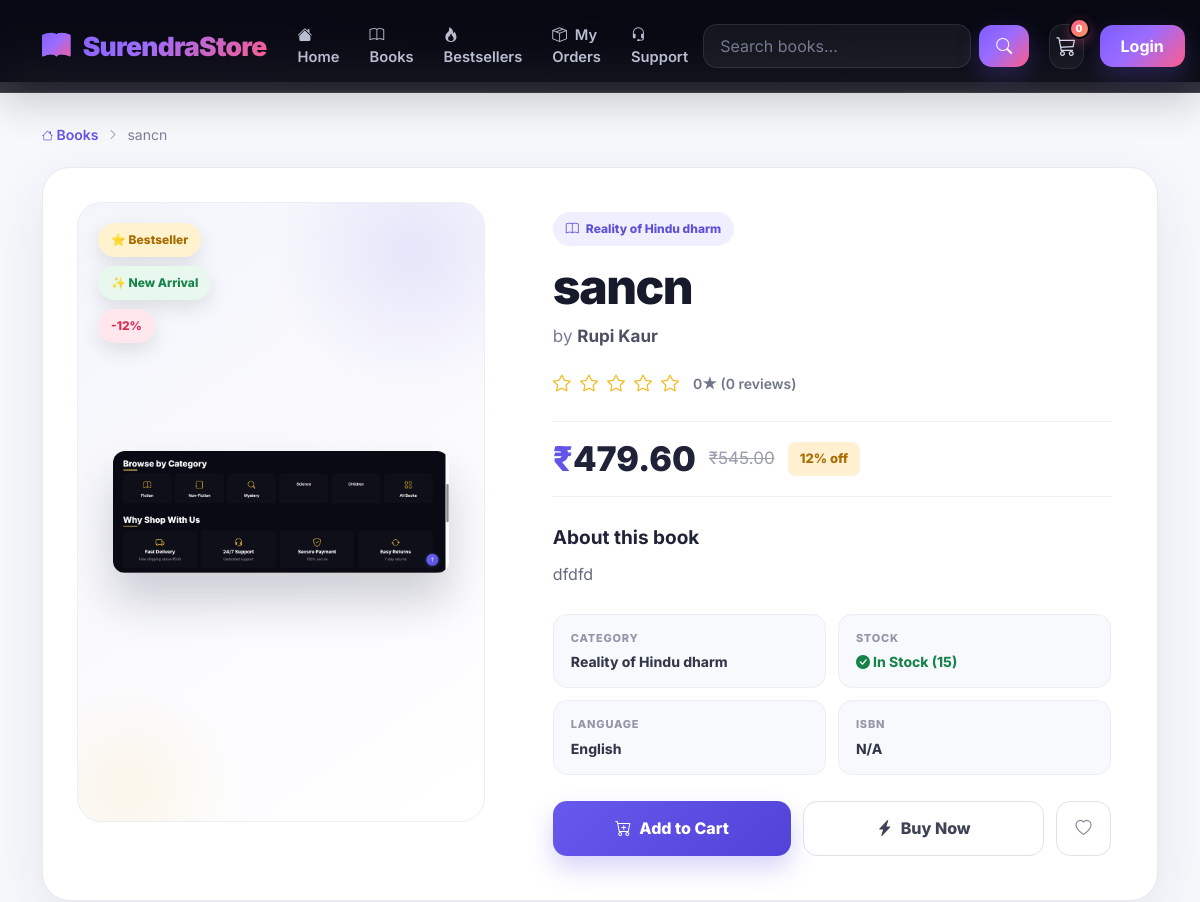
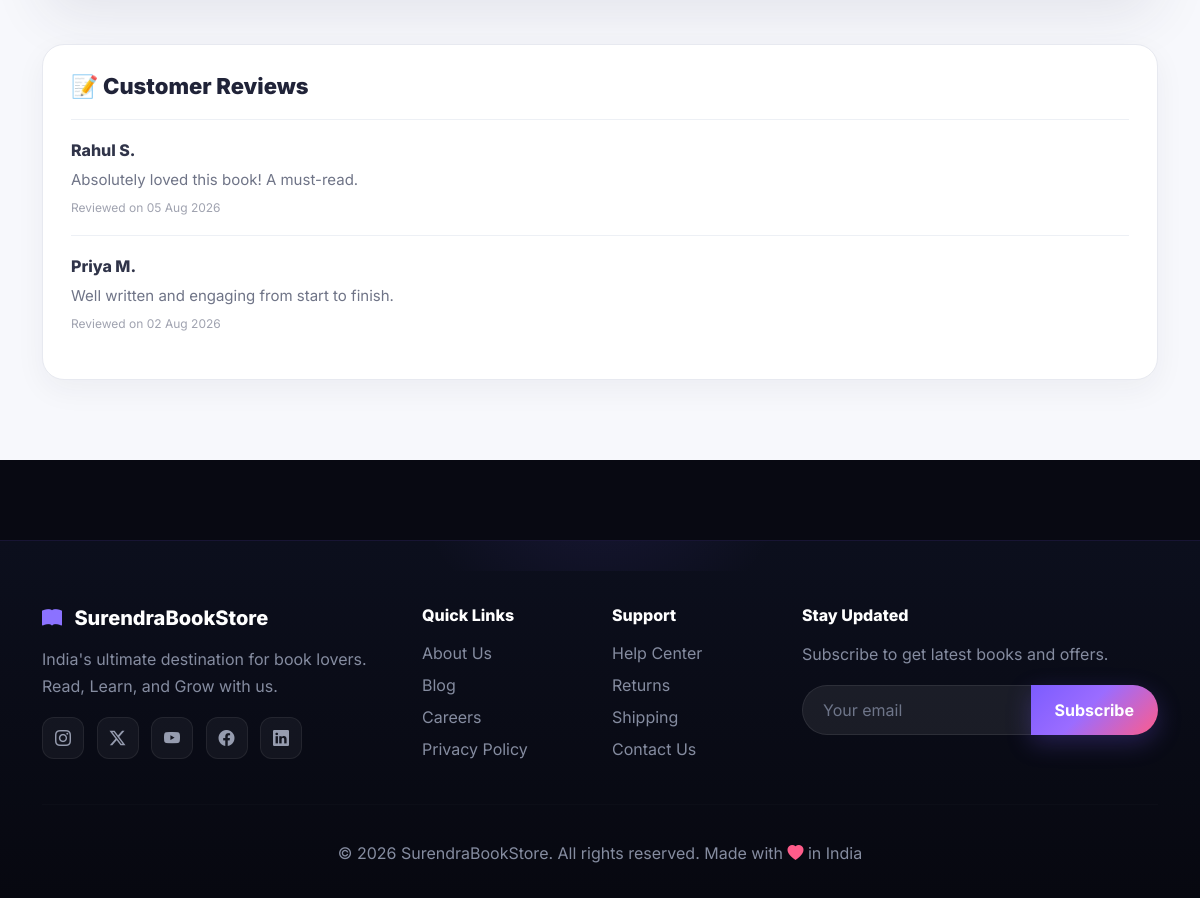
/books/sancn/, run on the app's committed database (2 pictures, top to bottom).
### books/models.py (models this page shows, shortened)
class Book(models.Model):
    title = models.CharField(max_length=200)
    slug = models.SlugField(max_length=200, unique=True, blank=True)
    author = models.CharField(max_length=150)
    category = models.ForeignKey(Category, on_delete=models.CASCADE, related_name='books')
    description = models.TextField()
    price = models.DecimalField(max_digits=10, decimal_places=2)
    discount_percent = models.PositiveIntegerField(default=0, help_text="0 to 100")
    stock = models.PositiveIntegerField()
    image = models.ImageField(upload_to='books/', blank=True, null=True)
    is_bestseller = models.BooleanField(default=False)
    is_new_arrival = models.BooleanField(default=False)
    rating = models.DecimalField(max_digits=3, decimal_places=2, default=0.00)
    created_at = models.DateTimeField(auto_now_add=True)
    @property
    def final_price(self):
        if self.discount_percent > 0:
            return self.price - (self.price * self.discount_percent / 100)
        return self.price

class Category(models.Model):
    name = models.CharField(max_length=100, unique=True)
    slug = models.SlugField(max_length=100, unique=True)
    class Meta:
        verbose_name_plural = "Categories"

### books/views.py (the view)
# urls.py: path('<slug:slug>/', views.book_detail, name='detail'),
def book_detail(request, slug):
    book = get_object_or_404(Book, slug=slug)
    return render(request, 'books/book_detail.html', {'book': book})

### cart/context_processors.py (called while the page is built)
def cart_total(request):
    cart_count = 0
    cart_total_price = 0
    cart = None
    if request.user.is_authenticated:
        cart = Cart.objects.filter(user=request.user).first()
    else:
        session_key = request.session.session_key
        if session_key:
            cart = Cart.objects.filter(session_key=session_key).first()
    if cart:
        cart_count = cart.get_total_items()
        cart_total_price = cart.get_total_price()
    return {
        'cart_count': cart_count,
        'cart_total_price': cart_total_price,
    }

### templates/books/book_detail.html (shortened to what this page needs)
{% extends 'base.html' %}
{% load static %}
{% block content %}
<div class="book-detail-page">
    <div class="container">
        <div class="detail-breadcrumb">
            <a href="{% url 'books:list' %}">
                <i class="bi bi-house"></i> Books
            </a>
            <i class="bi bi-chevron-right"></i>
            <span>{{ book.title|truncatechars:45 }}</span>
        </div>
        <div class="detail-card">
            <div class="row g-4 g-xl-5 align-items-start">
                <div class="col-lg-5">
                    <div class="detail-image-column">
                        <div class="book-image-wrapper">
                            <img
                                src="{% if book.image %}{{ book.image.url }}{% else %}https://via.placeholder.com/600x800/ffffff/6255e7?text=📚{% endif %}"
                                alt="{{ book.title }}"
                            >
                            <div class="book-badges">
                                {% if book.is_bestseller %}
                                <span class="book-badge badge-bestseller">
                                    ⭐ Bestseller
                                </span>
                                {% endif %}
                                {% if book.is_new_arrival %}
                                <span class="book-badge badge-new">
                                    ✨ New Arrival
                                </span>
                                {% endif %}
                                {% if book.discount_percent > 0 %}
                                <span class="book-badge badge-discount">
                                    -{{ book.discount_percent }}%
                                </span>
                                {% endif %}
                            </div>
                        </div>
                    </div>
                </div>
                <div class="col-lg-7">
                    <div class="detail-info">
                        <div class="detail-category">
                            <i class="bi bi-book"></i>
                            {{ book.category.name|default:"General" }}
                        </div>
                        <h1 class="book-title">
                            {{ book.title }}
                        </h1>
                        <p class="book-author">
                            by <strong>{{ book.author }}</strong>
                        </p>
                        <div class="rating-section">
                            <span class="rating-stars">
                                {% for i in "12345" %}
                                    {% if forloop.counter <= book.rating|add:"0" %}
                                        <i class="bi bi-star-fill"></i>
                                    {% else %}
                                        <i class="bi bi-star"></i>
                                    {% endif %}
                                {% endfor %}
                            </span>
                            <span class="rating-text">
                                {{ book.rating|default:0 }}★
                                ({{ book.review_count|default:0 }} reviews)
                            </span>
                        </div>
                        <div class="price-section">
                            <span class="current-price">
                                <span class="currency">₹</span>{{ book.final_price }}
                            </span>
                            {% if book.discount_percent > 0 %}
                                <span class="original-price">
                                    ₹{{ book.price }}
                                </span>
                                <span class="discount-tag">
                                    {{ book.discount_percent }}% off
                                </span>
                            {% endif %}
                        </div>
                        <div class="description">
                            <strong>
                                About this book
                            </strong>
                            {{ book.description|linebreaks|default:"A captivating read that will transport you to another world." }}
                        </div>
                        <div class="specs-grid">
                            <div class="spec-item">
                                <span class="spec-label">
                                    Category
                                </span>
                                <span class="spec-value">
                                    {{ book.category.name|default:"General" }}
                                </span>
                            </div>
                            <div class="spec-item">
                                <span class="spec-label">
                                    Stock
                                </span>
                                <span
                                    class="spec-value"
                                    style="color: {% if book.stock > 0 %}#16834b{% else %}#dc3545{% endif %};"
                                >
                                    {% if book.stock > 0 %}
                                        <i class="bi bi-check-circle-fill"></i>
                                        In Stock ({{ book.stock }})
                                    {% else %}
                                        <i class="bi bi-x-circle-fill"></i>
                                        Out of Stock
                                    {% endif %}
                                </span>
                            </div>
                            <div class="spec-item">
                                <span class="spec-label">
                                    Language
                                </span>
                                <span class="spec-value">
                                    English
                                </span>
                            </div>
                            <div class="spec-item">
                                <span class="spec-label">
                                    ISBN
                                </span>
                                <span class="spec-value">
                                    {{ book.isbn|default:"N/A" }}
                                </span>
                            </div>
                        </div>
                        <div class="btn-group-detail">
                            {% if book.stock > 0 %}
                                <a
                                    href="{% url 'cart:add' book.id %}"
                                    class="btn-add-cart"
                                >
                                    <i class="bi bi-cart-plus me-2"></i>
                                    Add to Cart
                                </a>
                                <a
                                    href="{% url 'cart:view' %}"
                                    class="btn-buy-now-detail"
                                >
                                    <i class="bi bi-lightning-charge-fill me-2"></i>
                                    Buy Now
                                </a>
                            {% endif %}
                            <button
                                class="btn-wishlist-detail wishlist-btn"
                                data-book-id="{{ book.id }}"
                                aria-label="Add to wishlist"
                            >
                                <i class="bi bi-heart"></i>
                            </button>
                        </div>
                    </div>
                </div>
            </div>
        </div>
        <div class="reviews-section">
            <h4 class="reviews-title">
                📝 Customer Reviews
            </h4>
            <div class="review-item">
                <div class="review-name">
                    Rahul S.
                </div>
                <div class="review-text">
                    Absolutely loved this book! A must-read.
                </div>
                <div class="review-date">
                    Reviewed on 05 Aug 2026
                </div>
            </div>
            <div class="review-item">
                <div class="review-name">
                    Priya M.
                </div>
                <div class="review-text">
                    Well written and engaging from start to finish.
                </div>
                <div class="review-date">
                    Reviewed on 02 Aug 2026
                </div>
            </div>
        </div>
    </div>
</div>
{% endblock %}

### templates/base.html (style rules this page uses)
:root { --bg-main: #080912; --bg-secondary: #0d1020; --bg-card: #111525; --bg-card-2: #151a2d; --border: rgba(255, 255, 255, 0.08); --border-hover: rgba(124, 92, 255, 0.45); --text: #f7f7fb; --text-secondary: #aeb4c7; --text-muted: #737a91; --primary: #7c5cff; --primary-dark: #6045df; --secondary: #9b6cff; --pink: #ff5c8a; --orange: #ff9a62; --green: #25d69a; --gradient: linear-gradient(135deg, #7c5cff 0%, #9b6cff 45%, #ff5c8a 100%); --gradient-soft: linear-gradient(135deg, rgba(124, 92, 255, 0.18), rgba(255, 92, 138, 0.10)); --shadow: 0 20px 60px rgba(0, 0, 0, 0.35); --shadow-purple: 0 20px 60px rgba(124, 92, 255, 0.18); }
* { margin: 0; padding: 0; box-sizing: border-box; }
html { scroll-behavior: smooth; }
body { font-family: 'Inter', sans-serif; background: radial-gradient(circle at 10% 10%, rgba(124, 92, 255, 0.07), transparent 28%), radial-gradient(circle at 90% 20%, rgba(255, 92, 138, 0.045), transparent 25%), var(--bg-main); color: var(--text); padding-top: 82px; overflow-x: hidden; min-height: 100vh; }
a { text-decoration: none; }

### data on the page
Book: title "sancn", image (picture), discount_percent "12", category.name "Reality of Hindu dharm", author "Rupi Kaur", rating "0", final_price "479.60", price "545.00", description "dfdfd", stock "15"

### other printed values
{{ cart_count|default:0 }} "0"
{{ book.review_count|default:0 }} "0"
{{ book.isbn|default:"N/A" }} "N/A"
